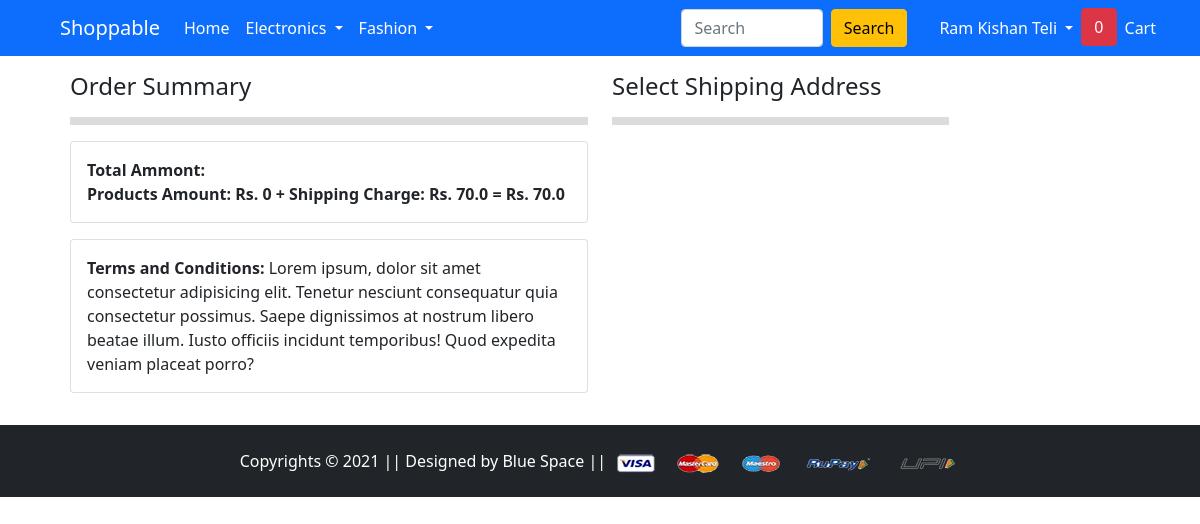
The page /chekcout/ (signed in) on the database as committed earlier.
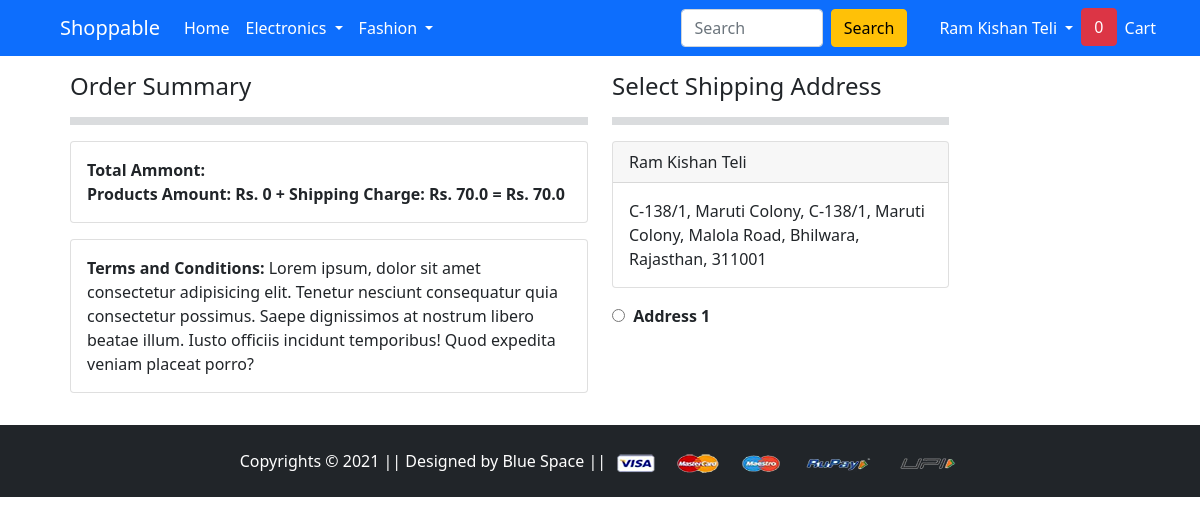
The same page on the database as committed later.
### app/models.py (models this page shows, shortened)
class Address(models.Model):
    user = models.ForeignKey(User, on_delete=models.CASCADE)
    name = models.CharField(max_length=255)
    hno = models.CharField(max_length=255)
    locality = models.CharField(max_length=255, default="NA")
    street = models.CharField(max_length=255)
    city = models.CharField(max_length=255, blank=False)
    state = models.CharField(
        max_length=255, choices=STATE_CHOICES, blank=False)
    pincode = models.IntegerField(blank=False)

### app/views.py (the view)
# urls.py: path('chekcout/', views.checkout, name='checkout'),
def checkout(request):
    if request.user.is_authenticated:
        products = Cart.objects.filter(user=request.user)
        addresses = Address.objects.filter(user=request.user)
        shipping_charge = 70.0
        product_amount = sum(
            [prod.product.discount_price*prod.quantity for prod in Cart.objects.filter(user=request.user)])
        total_amount = shipping_charge + product_amount
        return render(request, 'app/checkout.html', {'products': products, 'addresses': addresses, 'cart_item_count': Cart.objects.filter(user=request.user).count(), 'shipping_charge': shipping_charge, 'product_amount': product_amount, 'total_amount': total_amount})
    else:
        return redirect('/acount/login/')

### template/app/checkout.html (shortened to what this page needs)
{%extends 'app/base.html' %}
{%block main%}
<div class="container">
    <div class="row  m-3">
        <div class="col-sm-6">
            <h4 class="text-bold">Order Summary</h4>
            <hr class="bg-secondary" style="height: 1vh;">
            <div class="card my-3 w-100">
                <div class="card-body">
                    <p class="card-text"><span class="fw-bold">Total Ammont: <br>Products Amount: Rs. {{product_amount}} + Shipping Charge: Rs. {{ shipping_charge}} = Rs. {{total_amount}}</span></p>
                </div>
            </div>
            <div class="card my-3 w-100">
                <div class="card-body">
                    <p class="card-text"><span class="fw-bold">Terms and Conditions: </span>Lorem ipsum, dolor sit amet consectetur adipisicing elit. Tenetur nesciunt consequatur quia consectetur possimus. Saepe dignissimos at nostrum libero beatae illum. Iusto officiis incidunt temporibus! Quod expedita veniam placeat porro?</p>
                </div>
            </div>
        </div>
        <div class="col-sm-4">
            <h4 class="text-bold">Select Shipping Address</h4>
            <hr class="bg-secondary" style="height: 1vh;">
            <form action="/paymentdone/" id="paymentdone">
                {%for address in addresses %}
                <div class="card my-3">
                    <div class="card-header">
                    {{address.name}}
                    </div>
                    <div class="card-body">
                        <p class="card-text d-inline">{% if address.hno%}{{address.hno}},{%endif%}</p>
                        <p class="card-text d-inline">{% if address.locality%}{{address.locality}},{%endif%}</p>
                        <p class="card-text d-inline">{% if address.street%}{{address.street}},{%endif%}</p>
                        <p class="card-text d-inline">{{address.city}},</p>
                        <p class="card-text d-inline">{{address.state}},</p>
                        <p class="card-text d-inline">{{address.pincode}}</p>
                    </div>
                </div>
                <input type="radio" name="address" id="{{address.id}}"><label for="{address.id}}" class="text-bold fw-bold"> &nbsp; Address {{forloop.counter}}</label>
                {%endfor%}
                <br><br>
            </form>
        </div>
    </div>
</div>
{%endblock main%}

Rows that differ between the two databases and show on the page:
added Address: name "Ram Kishan Teli", hno "C-138/1", locality "Maruti Colony", street "C-138/1, Maruti Colony, Malola Road", city "Bhilwara", state "Rajasthan", pincode "311001"
